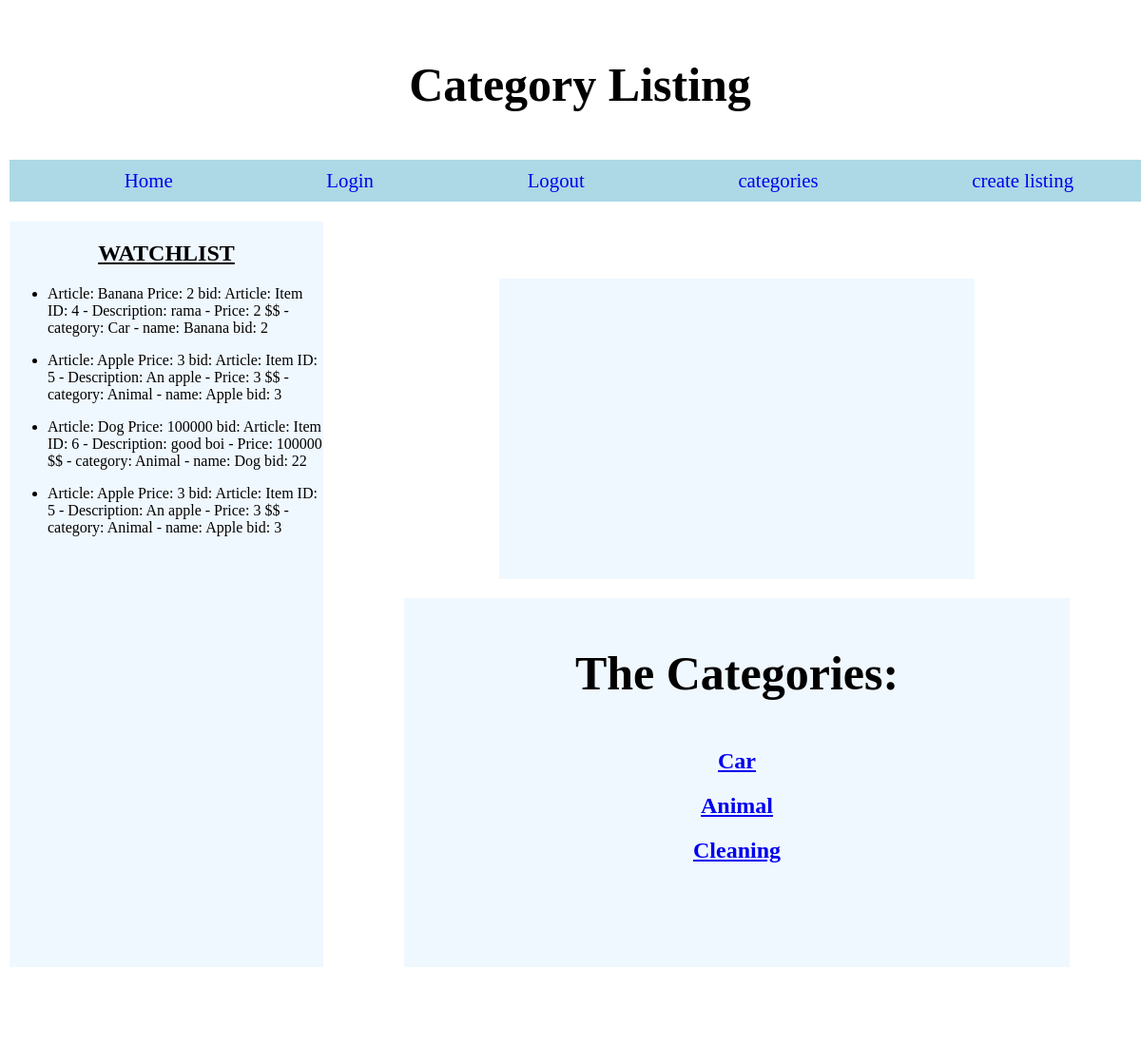
Screenshot of /Sales/categories/ (signed in) with the database file from the repository.
### Sales/models.py (models this page shows)
class watchlist(models.Model):
    name_watch = models.CharField(max_length=80, default ="ERROR")
    price_watch = models.IntegerField(default=0)
    bid = models.ForeignKey(bidding_list, to_field='bid_now', on_delete=models.CASCADE)
    def __str__(self):
        return f"Article: {self.name_watch} Price: {self.price_watch} bid: {self.bid}"

class bidding_list(models.Model):
    theProduct = models.ForeignKey(sales, on_delete=models.CASCADE)
    bid_now = models.IntegerField(unique = True, default = 1)
    def __str__(self):
        return f"Article: {self.theProduct} bid: {self.bid_now}"

class sales(models.Model):
    id = models.AutoField(auto_created = True, primary_key = True)
    pic = models.CharField(max_length= 100, default = "A pic would go here")
    name = models.CharField(max_length = 100)
    description = models.CharField(max_length = 100)
    category = models.ForeignKey(cates, on_delete = models.CASCADE, blank = True)
    price = models.IntegerField()
    def __str__(self):
        return f"Item ID: {self.id} -  Description: {self.description}   -   Price: {self.price} $$ -   category: {self.category} - name: {self.name}"

class cates(models.Model):
    cate = models.CharField(max_length=40, default=None)
    def __str__(self):
        return self.cate

### Sales/views.py (the view)
# urls.py: path("categories/", views.cat, name = "cat"),
def cat(request):
    if request.user.is_authenticated:
        if watchlist.objects.all():
            watch_listH = watchlist.objects.all()
        return render(request, "sales/category.html", {
            "Categories_all":cates.objects.all(),
            "title":"Category Listing",
            "watch":watch_listH
        })
    return render(request, "sales/category.html", {
        "Categories_all":cates.objects.all(),
        "title":"Category Listing",
    })

### Sales/templates/sales/category.html
{% extends "sales/layout.html"%}
{% block sideBar%}
    {% if watch %}
        {% for i in watch %}
            <ul>
                <li>{{i}}</li>
            </ul>
        {% endfor %}
    {% endif %}
{% endblock %}
{% block article %}
    <h1>The Categories:</h1>
    {% for category in Categories_all %}
        <h2><a href="{%url 'Sales:catDetail' categ=category %}">{{category}}</a></h2>
    {% endfor %}
{% endblock %}

### Sales/static/sales/styles.css (style rules this page uses)
h1 { text-align: center; margin: 50px; font-size: 50px; }
body { margin: 0; height: 100%; width: 100%; padding: 10px; }
h2 { text-align: center; text-decoration: underline; }

### rows the page displays
watchlist: name_watch+price_watch+bid "Article: Banana Price: 2 bid: Article: Item ID: 4 - Description: rama - Price: 2 $$ - category: Car - name: Banana bid: 2"
watchlist: name_watch+price_watch+bid "Article: Apple Price: 3 bid: Article: Item ID: 5 - Description: An apple - Price: 3 $$ - category: Animal - name: Apple bid: 3"
watchlist: name_watch+price_watch+bid "Article: Dog Price: 100000 bid: Article: Item ID: 6 - Description: good boi - Price: 100000 $$ - category: Animal - name: Dog bid: 22"
watchlist: name_watch+price_watch+bid "Article: Apple Price: 3 bid: Article: Item ID: 5 - Description: An apple - Price: 3 $$ - category: Animal - name: Apple bid: 3"
cates: cate "Car"
cates: cate "Animal"
cates: cate "Cleaning"

### other values shown
{{ title }} "Category Listing"
